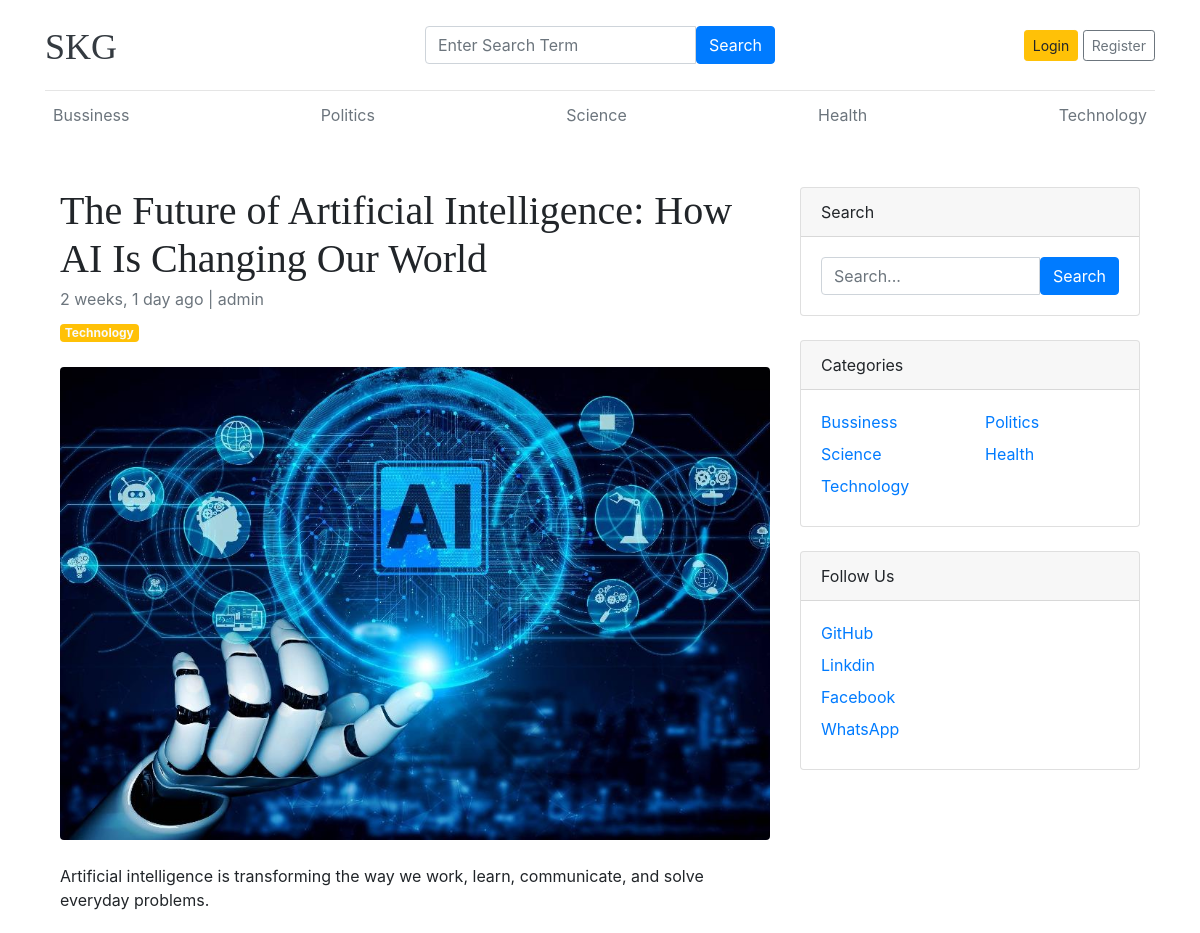
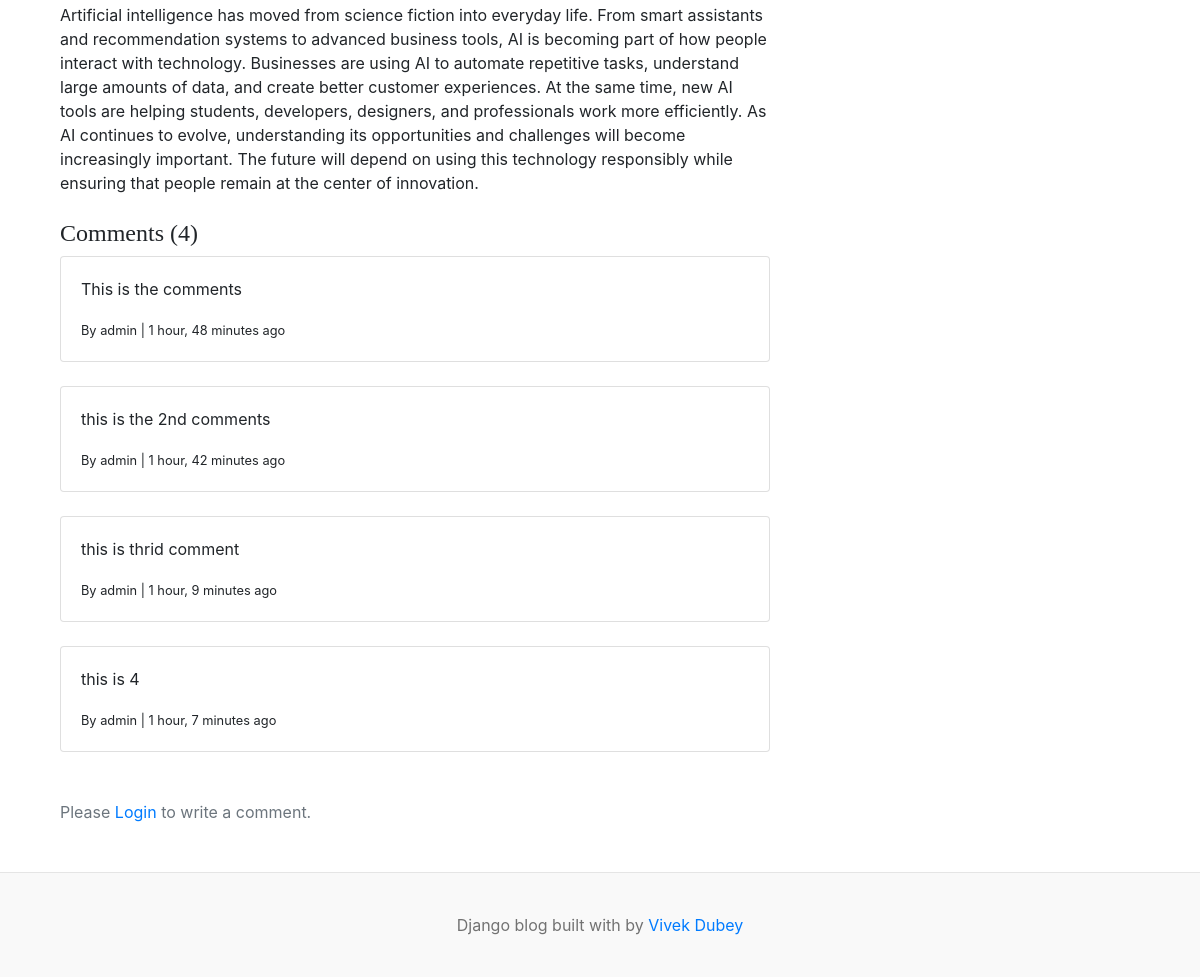
The app's page /blogs/the-future-of-artificial-intelligence-how-ai-is-changing-our-world/ with its own data (2 pictures, top to bottom).
### articles/models.py (models this page shows, shortened)
class Category(models.Model):
    category_name = models.CharField(max_length=50, unique=True)
    created_at = models.DateTimeField(auto_now_add=True)
    updated_at = models.DateTimeField(auto_now=True)
    class Meta:
        verbose_name_plural = 'categories'
    def __str__(self):
        return self.category_name

class Blog(models.Model):
    title = models.CharField(max_length=100)
    slug = models.SlugField(max_length=150, unique=True, blank=True)
    category = models.ForeignKey(Category, on_delete=models.CASCADE)
    author = models.ForeignKey(User, on_delete=models.CASCADE)
    featured_image = models.ImageField(upload_to='uploads/%Y/%m/%d')
    short_description = models.TextField(max_length=500)
    blog_body = models.TextField(max_length=2000)
    status = models.CharField(max_length=20, choices=STATUS_CHOICES, default="Draft")
    is_featured = models.BooleanField(default=False)
    created_at = models.DateTimeField(auto_now_add=True)
    updated_at = models.DateTimeField(auto_now=True)

class Comment(models.Model):
    user = models.ForeignKey(User, on_delete=models.CASCADE)
    blog = models.ForeignKey(Blog, on_delete=models.CASCADE)
    comment = models.TextField(max_length=250)
    created_at = models.DateTimeField(auto_now_add=True)
    updated_at = models.DateTimeField(auto_now=True)
    def __str__(self):
        return self.comment

class SocialLink(models.Model):
    platform_model = models.CharField(max_length=25)
    link = models.URLField(max_length=100)
    created_at = models.DateTimeField(auto_now_add=True)
    updated_at = models.DateTimeField(auto_now=True)
    class Meta:
        verbose_name_plural = 'SocialLink'

### articles/views.py (the view, shortened to what this page needs)
# urls.py: path('blogs/<slug:slug>/', view=views.blogs, name="blogs"),
def blogs(request, slug):
    single_blog = get_object_or_404(
        Blog,
        slug=slug,
        status='Published'
    )
    comments = Comment.objects.filter(blog=single_blog)
    comment_count = comments.count()
    context = {
        "single_blog": single_blog,
        'comments':comments,
        'comment_count':comment_count
    }
    return render(
        request,
        "blogs.html",
        context
    )

### articles/context_processor.py (called while the page is built)
def get_categories(request):
    categories = Category.objects.all()
    return dict(categories=categories)

def get_social_links(request):
    social_links =SocialLink.objects.all()
    return dict(social_links=social_links)

### templates/blogs.html (shortened to what this page needs)
{% extends 'base.html' %}
{% block content %}
<div class="container mt-5">
  <div class="row">
    <div class="col-lg-8">
      <article>
        <header class="mb-4">
          <h1 class="fw-bold mb-1">
            {{ single_blog.title }}
          </h1>
          <div class="text-muted fst-italic mb-2">
            {{ single_blog.created_at|timesince }} ago |
            {{ single_blog.author }}
          </div>
          <a
            href="#"
            class="badge bg-warning text-decoration-none text-light"
          >
            {{ single_blog.category }}
          </a>
        </header>
        {% if single_blog.featured_image %}
        <figure class="mb-4">
          <img
            class="img-fluid rounded"
            src="{{ single_blog.featured_image.url }}"
            alt="{{ single_blog.title }}"
          >
        </figure>
        {% endif %}
        <section class="mb-5">
          <p class="fs-5 mb-4">
            {{ single_blog.short_description }}
          </p>
          <p class="fs-5 mb-4">
            {{ single_blog.blog_body }}
          </p>
          <h4>Comments ({{comment_count}})</h4>
          {% if comments %}
          {% for comment in comments %}
          <div class="card">
            <div class="card-body">
              <p class="card-text mb-0a">{{comment}}</p>
              <span>
                <small>
                 By {{comment.user}}
                </small>
                 <small>
                  | {{comment.created_at | timesince}} ago
                </small>
              </span>
            </div>
          </div>
          <br>
          {% endfor %}
          {% else %}
          No comments yet
          {% endif %}
          <br>
            <div class="form-group">
                {% if user.is_authenticated %}
                    <form action="" method="POST">
                        {% csrf_token %}
                        <div class="form-group">
                            <textarea
                                name="comment"
                                id="comment"
                                class="form-control"
                                placeholder="Write Your Comment"
                                rows="4"
                                required
                            ></textarea>
                            <input
                                type="submit"
                                value="Submit"
                                class="btn btn-primary mt-2"
                            >
                        </div>
                    </form>
                {% else %}
                    <p class="text-muted">
                        Please <span><a href="{% url "login" %}">Login</a></span> to write a comment.
                    </p>
                {% endif %}
            </div>
        </section>
      </article>
    </div>
    <div class="col-lg-4">
      <div class="card mb-4">
        <div class="card-header">
          Search
        </div>
        <div class="card-body">
          <form method="GET" action="#">
            <div class="input-group">
              <input
                type="text"
                class="form-control"
                placeholder="Search..."
                name="q"
              >
              <button
                class="btn btn-primary"
                type="submit"
              >
                Search
              </button>
            </div>
          </form>
        </div>
      </div>
      <div class="card mb-4">
        <div class="card-header">
          Categories
        </div>
        <div class="card-body">
          <div class="row">
            <div class="col-6">
              {% for cat in categories %}
                {% if forloop.counter0|divisibleby:2 %}
                  <div class="mb-2">
                    <a
                      href="{% url 'post_by_category' cat.id %}"
                      class="text-decoration-none"
                    >
                      {{ cat.category_name }}
                    </a>
                  </div>
                {% endif %}
              {% empty %}
                <p class="mb-0">
                  No categories found.
                </p>
              {% endfor %}
            </div>
            <div class="col-6">
              {% for cat in categories %}
                {% if not forloop.counter0|divisibleby:2 %}
                  <div class="mb-2">
                    <a
                      href="{% url 'post_by_category' cat.id %}"
                      class="text-decoration-none"
                    >
                      {{ cat.category_name }}
                    </a>
                  </div>
                {% endif %}
              {% endfor %}
            </div>
          </div>
        </div>
      </div>
{% if social_links %}
<div class="card mb-4">
  <div class="card-header">
    Follow Us
  </div>
  <div class="card-body">
    <ul class="list-unstyled mb-0">
      {% for social in social_links %}
        <li class="mb-2">
          <a
            href="{{ social.link }}"
            target="_blank"
            rel="noopener noreferrer"
            class="text-decoration-none"
          >
            {{ social.platform_model }}
          </a>
        </li>
      {% endfor %}
    </ul>
  </div>
</div>
{% endif %}
        </div>
      </div>
    </div>
  </div>
{% endblock %}

### templates/base.html (shortened to what this page needs)
{% load static %}
<!doctype html>
<html lang="en">
  <head>
    <link
      href="https://getbootstrap.com/docs/4.0/dist/css/bootstrap.min.css"
      rel="stylesheet"
    />
    <link rel="stylesheet" href="https://cdnjs.cloudflare.com/ajax/libs/font-awesome/4.7.0/css/font-awesome.min.css">
    <link href="{% static 'css/blog.css' %}" rel="stylesheet" />
  </head>
  <body>
    <div class="container">
      <header class="blog-header py-3">
        <div class="row flex-nowrap justify-content-between align-items-center">
          <div class="col-4 pt-1">
            <a class="blog-header-logo text-dark" href="/">SKG</a>
          </div>
          <div class="col-4">
            <form action="{% url "search" %}" method="GET">
              <div class="input-group">
              <input
                type="text"
                class="form-control"
                placeholder="Enter Search Term"
                name="keyword"
                value="{{keyword}}"
              >
              <button
                class="btn btn-primary"
                type="submit"
              >
                Search
              </button>
            </div>
            </form>
          </div>
          <div class="col-4 d-flex justify-content-end align-items-center">
            {% if not user.is_authenticated %}
            <a class="btn btn-sm btn-warning" href="{% url 'login' %}">Login</a> &nbsp;
            <a class="btn btn-sm btn-outline-secondary" href="{% url "register" %}">Register</a>
            {% else %}
            <span><a href="{% url 'dashboard' %}">Dashboard</a></span>
            &emsp;
            <span><a href="{% url 'logout' %}">Logout</a></span>
            {% endif %}
          </div>
        </div>
      </header>
      <div class="nav-scroller py-1 mb-2">
        <nav class="nav d-flex justify-content-between">
          {% for cat in categories %}
          <a class="p-2 text-muted" href="{% url 'post_by_category' cat.id %}"> {{cat.category_name}}</a>
          {% endfor %}
        </nav>
      </div>
{% block content %}
{% endblock%}
    <footer class="blog-footer">
      <p>Django blog built with by <a href="#">Vivek Dubey</a></p>
    </footer>
  </body>
</html>

### static/css/blog.css (style rules this page uses)
.blog-header { border-bottom: 1px solid #e5e5e5; }
.blog-header-logo { font-family: "Playfair Display", Georgia, "Times New Roman", serif; font-size: 2.25rem; }
h1, h2, h3, h4, h5, h6 { font-family: "Playfair Display", Georgia, "Times New Roman", serif; }
.blog-footer { padding: 2.5rem 0; color: #727272; text-align: center; background-color: #f9f9f9; border-top: .05rem solid #e5e5e5; }
.blog-footer p:last-child { margin-bottom: 0; }

### records on screen
Category: category_name "Bussiness"
Category: category_name "Politics"
Category: category_name "Science"
Category: category_name "Health"
Category: category_name "Technology"
Blog: title "The Future of Artificial Intelligence: How AI Is Changing Our World", created_at "2 weeks, 1 day", author "admin", category "Technology", featured_image (picture), short_description "Artificial intelligence is transforming the way we work, learn, communicate, and solve everyday problems.", blog_body "Artificial intelligence has moved from science fiction into everyday life. From smart assistants and recommendation systems to advanced business tools, AI is becoming part of how people interact with technology. Businesses are using AI to automate repetitive tasks, understand large amounts of data, and create better customer experiences. At the same time, new AI tools are helping students, developers, designers, and professionals work more efficiently. As AI continues to evolve, understanding its opportunities and challenges will become increasingly important. The future will depend on using this technology responsibly while ensuring that people remain at the center of innovation."
Comment: comment "This is the comments", user "admin", created_at "1 hour, 48 minutes"
Comment: comment "this is the 2nd comments", user "admin", created_at "1 hour, 42 minutes"
Comment: comment "this is thrid comment", user "admin", created_at "1 hour, 9 minutes"
Comment: comment "this is 4", user "admin", created_at "1 hour, 7 minutes"
SocialLink: platform_model "GitHub"
SocialLink: platform_model "Linkdin"
SocialLink: platform_model "Facebook"
SocialLink: platform_model "WhatsApp"

### other values on screen
{{ comment_count }} "4"
